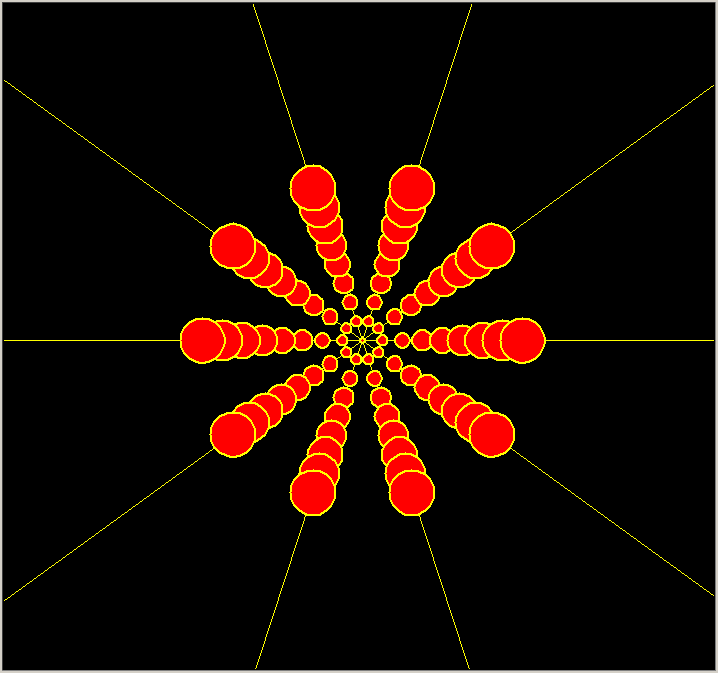

Write Python code to recreate this figure.
"""
   彩圆散射图
"""
import turtle                    # 导入海龟模块

turtle.bgcolor('black')          # 设定背景颜色        
turtle.color('yellow','red')     # 设画笔和填充色
turtle.shape('circle')           # 设定造型为圆形
turtle.hideturtle()              # 隐藏海龟
turtle.speed(0)                  # 设定移动速度为最快
turtle.delay(0)                  # 设定绘画延时为0毫秒

# 下面的for循环是画10根线条
for _ in range(10):              
    turtle.fd(1000)
    turtle.bk(1000)
    turtle.rt(36)

# 下面的代码是盖越来越大的图章，盖完后回到原点，再次重复
turtle.penup()
for _ in range(10):
    s= 0.5
    while s < 5:                    # 当s小于5的时候
        turtle.shapesize(s/2,s/2,2) # 设定造型比例
        turtle.stamp()              # 盖图章
        turtle.fd(20)               # 前进20个单位
        s = s + 0.5                 # s增加0.5
    turtle.goto(0,0)                # 回到原点
    turtle.right(36)                # 右转36度
    
turtle.done()                       # 事件循环
